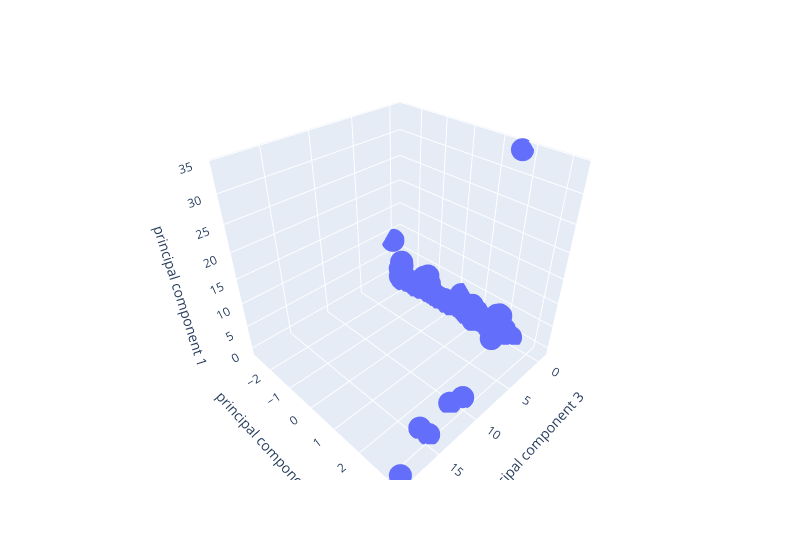

Notebook cell for this chart:
### Markdown cell above
### Deliverable 4: Visualizing Cryptocurrencies Results

#### 3D-Scatter with Clusters

### Code cell
# Creating a 3D-Scatter with the PCA data and the clusters
fig = px.scatter_3d(
    clustered_df,
    x="principal component 3",
    y="principal component 2",
    z="principal component 1",
    hover_name="CoinName",
    hover_data=["Algorithm"],
    width=800,
)
fig.update_layout(legend=dict(x=0, y=1))
fig.show()

### Figure 1 — Plotly figure (JSON) as saved in the notebook; plotly's stock layout.template omitted (floating-point values rounded to 4 significant figures; data arrays with more than 128 entries replaced by an {"elided": "..."} marker saying what was removed)
{"data": [{"customdata": {"elided": "532x1 str values"}, "hovertemplate": "<b>%{hovertext}</b><br><br>principal component 3=%{x}<br>principal component 2=%{y}<br>principal component 1=%{z}<br>Algorithm=%{customdata[0]}<extra></extra>", "hovertext": {"elided": "532 str values"}, "legendgroup": "", "marker": {"color": "#636efa", "symbol": "circle"}, "mode": "markers", "name": "", "scene": "scene", "showlegend": false, "type": "scatter3d", "x": {"elided": "532 float values"}, "y": {"elided": "532 float values"}, "z": {"elided": "532 float values"}}], "layout": {"legend": {"tracegroupgap": 0, "x": 0, "y": 1}, "margin": {"t": 60}, "scene": {"domain": {"x": [0, 1], "y": [0, 1]}, "xaxis": {"title": {"text": "principal component 3"}}, "yaxis": {"title": {"text": "principal component 2"}}, "zaxis": {"title": {"text": "principal component 1"}}}, "width": 800}}
